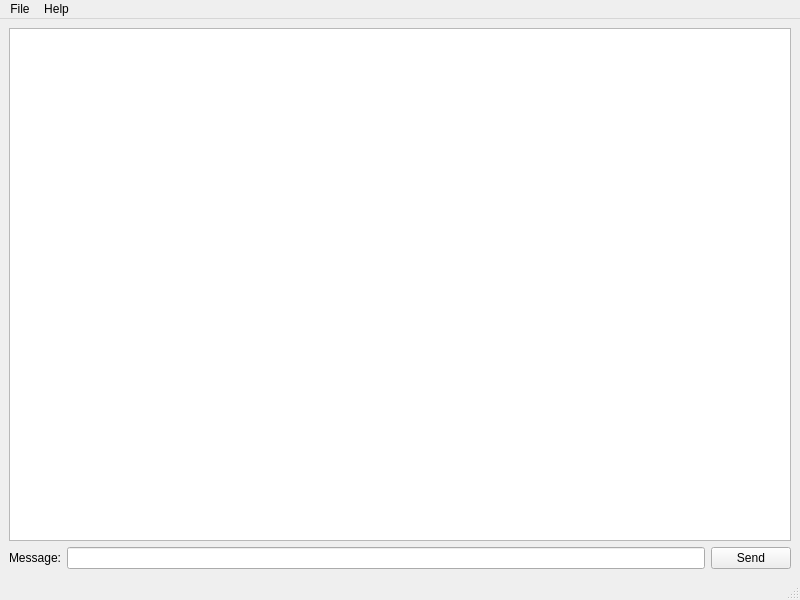
<ui version="4.0" >
 <author></author>
 <comment></comment>
 <exportmacro></exportmacro>
 <class>ChatMainWindow</class>
 <widget class="QMainWindow" name="ChatMainWindow" >
  <property name="geometry" >
   <rect>
    <x>0</x>
    <y>0</y>
    <width>800</width>
    <height>600</height>
   </rect>
  </property>
  <property name="windowTitle" >
   <string>QtDBus Chat</string>
  </property>
  <widget class="QWidget" name="centralwidget" >
   <layout class="QHBoxLayout" >
    <property name="margin" >
     <number>9</number>
    </property>
    <property name="spacing" >
     <number>6</number>
    </property>
    <item>
     <layout class="QVBoxLayout" >
      <property name="margin" >
       <number>0</number>
      </property>
      <property name="spacing" >
       <number>6</number>
      </property>
      <item>
       <widget class="QTextBrowser" name="chatHistory" >
        <property name="acceptDrops" >
         <bool>false</bool>
        </property>
        <property name="toolTip" >
         <string>Messages sent and received from other users</string>
        </property>
        <property name="acceptRichText" >
         <bool>true</bool>
        </property>
       </widget>
      </item>
      <item>
       <layout class="QHBoxLayout" >
        <property name="margin" >
         <number>0</number>
        </property>
        <property name="spacing" >
         <number>6</number>
        </property>
        <item>
         <widget class="QLabel" name="label" >
          <property name="text" >
           <string>Message:</string>
          </property>
          <property name="buddy" >
           <cstring>messageLineEdit</cstring>
          </property>
         </widget>
        </item>
        <item>
         <widget class="QLineEdit" name="messageLineEdit" />
        </item>
        <item>
         <widget class="QPushButton" name="sendButton" >
          <property name="sizePolicy" >
           <sizepolicy>
            <hsizetype>1</hsizetype>
            <vsizetype>0</vsizetype>
            <horstretch>0</horstretch>
            <verstretch>0</verstretch>
           </sizepolicy>
          </property>
          <property name="toolTip" >
           <string>Sends a message to other people</string>
          </property>
          <property name="whatsThis" >
           <string/>
          </property>
          <property name="text" >
           <string>Send</string>
          </property>
         </widget>
        </item>
       </layout>
      </item>
     </layout>
    </item>
   </layout>
  </widget>
  <widget class="QMenuBar" name="menubar" >
   <property name="geometry" >
    <rect>
     <x>0</x>
     <y>0</y>
     <width>800</width>
     <height>31</height>
    </rect>
   </property>
   <widget class="QMenu" name="menuQuit" >
    <property name="title" >
     <string>Help</string>
    </property>
    <addaction name="actionAboutQt" />
   </widget>
   <widget class="QMenu" name="menuFile" >
    <property name="title" >
     <string>File</string>
    </property>
    <addaction name="actionChangeNickname" />
    <addaction name="separator" />
    <addaction name="actionQuit" />
   </widget>
   <addaction name="menuFile" />
   <addaction name="menuQuit" />
  </widget>
  <widget class="QStatusBar" name="statusbar" />
  <action name="actionQuit" >
   <property name="text" >
    <string>Quit</string>
   </property>
   <property name="shortcut" >
    <string>Ctrl+Q</string>
   </property>
  </action>
  <action name="actionAboutQt" >
   <property name="text" >
    <string>About Qt...</string>
   </property>
  </action>
  <action name="actionChangeNickname" >
   <property name="text" >
    <string>Change nickname...</string>
   </property>
   <property name="shortcut" >
    <string>Ctrl+N</string>
   </property>
  </action>
 </widget>
 <pixmapfunction></pixmapfunction>
 <tabstops>
  <tabstop>chatHistory</tabstop>
  <tabstop>messageLineEdit</tabstop>
  <tabstop>sendButton</tabstop>
 </tabstops>
 <resources/>
 <connections>
  <connection>
   <sender>messageLineEdit</sender>
   <signal>returnPressed()</signal>
   <receiver>sendButton</receiver>
   <slot>animateClick()</slot>
   <hints>
    <hint type="sourcelabel" >
     <x>299</x>
     <y>554</y>
    </hint>
    <hint type="destinationlabel" >
     <x>744</x>
     <y>551</y>
    </hint>
   </hints>
  </connection>
  <connection>
   <sender>actionQuit</sender>
   <signal>triggered(bool)</signal>
   <receiver>ChatMainWindow</receiver>
   <slot>close()</slot>
   <hints>
    <hint type="sourcelabel" >
     <x>-1</x>
     <y>-1</y>
    </hint>
    <hint type="destinationlabel" >
     <x>399</x>
     <y>299</y>
    </hint>
   </hints>
  </connection>
 </connections>
</ui>
